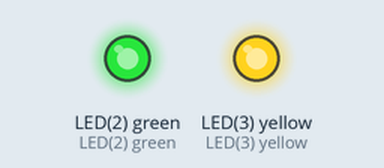
A program run on a simulated pyboard running MicroPython. Parts: output pins drawn as LEDs (lit = HIGH). Library files of the repository ran but are not shown: 1 file(s). At 0.0 s the program stops and its outputs stay as they are.

Above: at 0.1 s.
Timing chart, 0 to 1.5 s (numbered marks = the images above):
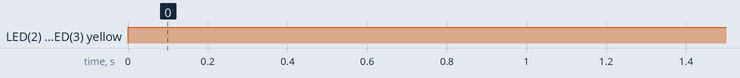

The program:

main.py
```python
# main.py -- put your code here!
import pyb
import os
pyb.LED(2).on()
try:
    s=os.stat('log.txt')
    os.remove('log.txt')
    print("Del file ok!")
    pyb.LED(2).off()
except OSError:
    pyb.LED(3).on()
```

Measured:
- by itself, LED(2) green, LED(3) yellow: LOW → HIGH at 0.00 s
